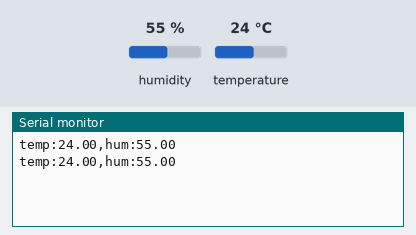
The sketch below on a simulated Arduino Uno, built with avr-gcc and run on an emulated ATmega328P. On the bench: the last lines printed to the serial monitor. The inputs (shaded band) are chosen by the test bench; at power-on: humidity 55 %, temperature 24 °C.

Above: at 2.8 s.
2.9 s: humidity set to 22 %
At 4.6 s:
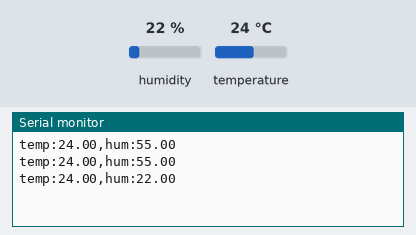
5.6 s: temperature set to 12 °C
At 7.0 s:
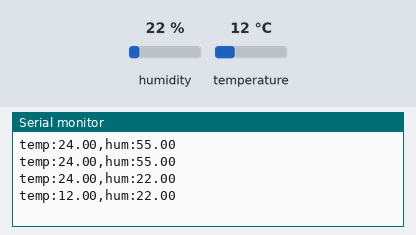
8.3 s: humidity set to 40 %
At 10.6 s:
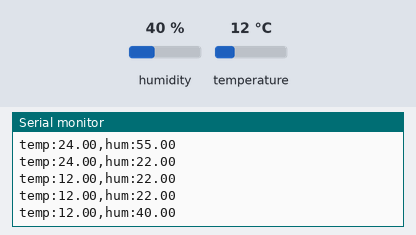
Timing chart, 0 to 12.1 s (numbered marks = the images above; inputs shaded):
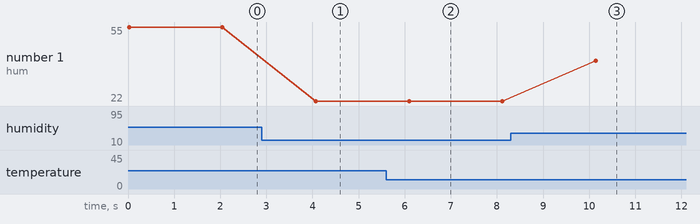

Measured:
- after the input at 2.9 s, the serial monitor: prints a new line after 1.2 s (image 1)
- after the input at 5.6 s, the serial monitor: prints a new line after 0.49 s (image 2)
- after the input at 8.3 s, the serial monitor: prints a new line after 1.8 s (image 3)
- plotted number 1: 55 → 22 after the input at 2.9 s, 22 → 40 after the input at 8.3 s

The sketch:

TempAndHumidity.ino
```cpp
#include <DHT11.h>

int pin=2;
DHT11 dht11(pin);

int err;
float temp, hum;

// Incoming serial data
int data=0;
String retorno;
void setup() {
  Serial.begin(9600);

}

void loop() {
  if((err = dht11.read(hum, temp)) == 0){
    retorno="temp:";
        retorno.concat(String(temp, 2));
        retorno+=",hum:";
        retorno.concat(String(hum, 2));
        Serial.println(retorno);
  }
  delay(2000);
}
```
